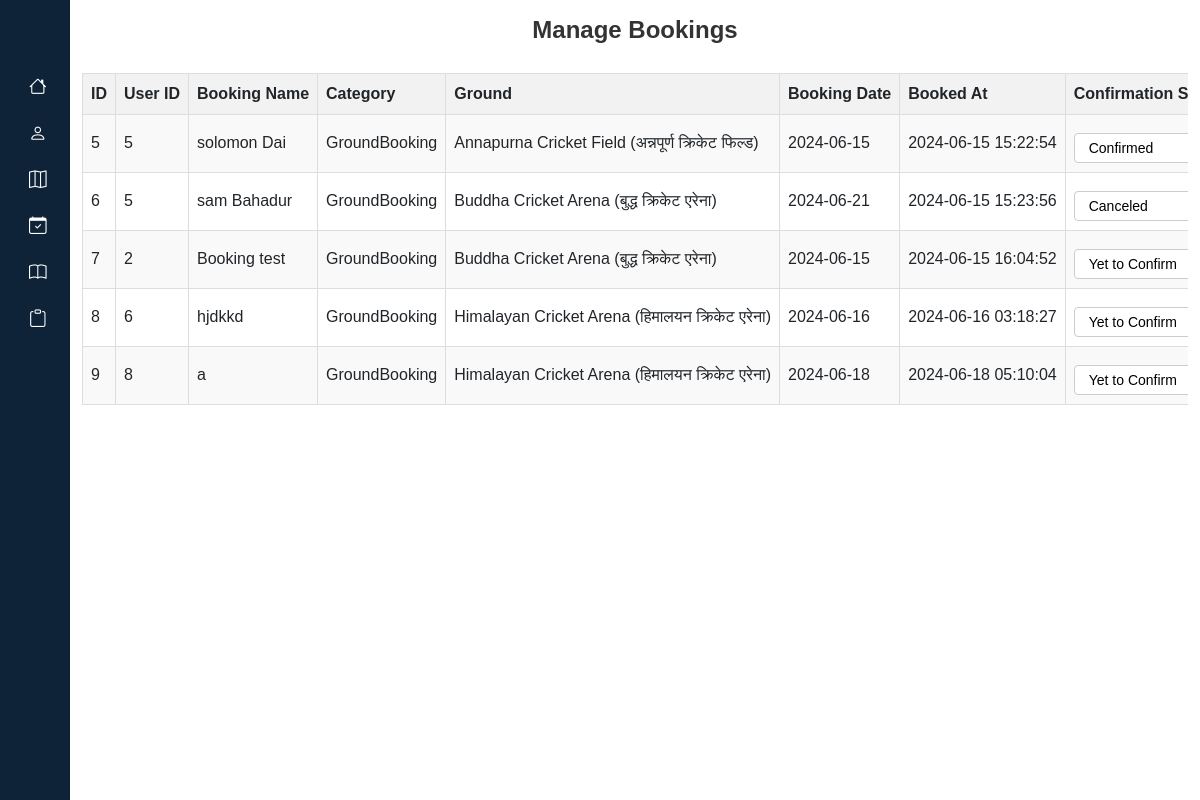
Page /Admin/BookingAdmin.php (signed in) on the committed database.
### tables this page shows
CREATE TABLE `booking` (
  `ID` int(11) NOT NULL,
  `userId` int(11) DEFAULT NULL,
  `groundName` varchar(255) DEFAULT NULL,
  `bookingDate` date NOT NULL,
  `bookingName` varchar(255) NOT NULL,
  `confirmationStatus` varchar(255) NOT NULL DEFAULT 'Yet_to_confirm',
  `bookedAt` timestamp NOT NULL DEFAULT current_timestamp(),
  `confirmedAt` timestamp NULL DEFAULT NULL,
  `category` varchar(255) DEFAULT NULL
);

### Admin/BookingAdmin.php (the view, shortened to what this page needs)
<?php
include '../dbConnect.php';
$sql = "SELECT * FROM booking";
$result = $conn->query($sql);
?>
<!DOCTYPE html>
<html lang="en">
<head>
    <link rel="stylesheet" href="../Css/Adminstyle.css">
</head>
<body>
    <?php
    @include 'NavbarAdmin.php';
    ?>
    <div class="container">
        <h1 class="text-center mt-3">Manage Bookings</h1>
        <div class="container-slide">
            <table>
                <tr>
                    <th>ID</th>
                    <th>User ID</th>
                    <th>Booking Name</th>
                    <th>Category</th>
                    <th>Ground</th>
                    <th>Booking Date</th>
                    <th>Booked At</th>
                    <th>Confirmation Status</th>
                </tr>
                <?php
                if ($result->num_rows > 0) {
                    while ($row = $result->fetch_assoc()) {
                        ?>
                        <tr>
                            <td><?= htmlspecialchars($row["ID"]); ?></td>
                            <td><?= htmlspecialchars($row["userId"]); ?></td>
                            <td><?= htmlspecialchars($row["bookingName"]); ?></td>
                            <td><?= htmlspecialchars($row["category"]); ?></td>
                            <td><?= htmlspecialchars($row["groundName"]); ?></td>
                            <td><?= htmlspecialchars($row["bookingDate"]); ?></td>
                            <td><?= htmlspecialchars($row["bookedAt"]); ?></td>
                            <td>
                                <form id="Bookingform" action="<?= $_SERVER['PHP_SELF']; ?>" method="POST">
                                    <select name="confirmationStatus">
                                        <option value="yet_to_confirm" <?= ($row["confirmationStatus"] == "yet_to_confirm") ? "selected" : ""; ?>>Yet to Confirm</option>
                                        <option value="confirmed" <?= ($row["confirmationStatus"] == "confirmed") ? "selected" : ""; ?>>Confirmed</option>
                                        <option value="canceled" <?= ($row["confirmationStatus"] == "canceled") ? "selected" : ""; ?>>Canceled</option>
                                    </select>
                                </form>
                            </td>
                        </tr>
                        <?php
                    }
                } else {
                    ?>
                    <tr>
                        <td colspan="9">No bookings found</td>
                    </tr>
                    <?php
                }
                ?>
            </table>
        </div>
    </div>
</body>
</html>

### Css/Adminstyle.css (style rules this page uses)
h1 { font-weight: 600; font-size: 1.5rem; }
body { font-family: Arial, sans-serif; }
h1 { text-align: center; color: #333; }
.container-slide { overflow-y: auto; }
table { width: 100%; margin-top: 20px; border-collapse: collapse; white-space: nowrap; }
th, td { border: 1px solid #dddddd; text-align: left; padding: 8px; }
th { background-color: #f2f2f2; }
tr:nth-child(even) { background-color: #f9f9f9; }
.container { overflow-y: auto; }
#Bookingform { display: inline; }
select, button { padding: 5px 10px; font-size: 14px; border: 1px solid #ccc; border-radius: 4px; background-color: #fff; }

### rows in the picture
booking: ID "5", userId "5", bookingName "solomon Dai", category "GroundBooking", groundName "Annapurna Cricket Field (अन्नपूर्ण क्रिकेट फिल्ड)", bookingDate "2024-06-15", bookedAt "2024-06-15 15:22:54", confirmationStatus "Confirmed"
booking: ID "6", userId "5", bookingName "sam Bahadur", category "GroundBooking", groundName "Buddha Cricket Arena (बुद्ध क्रिकेट एरेना)", bookingDate "2024-06-21", bookedAt "2024-06-15 15:23:56", confirmationStatus "Canceled"
booking: ID "7", userId "2", bookingName "Booking test", category "GroundBooking", groundName "Buddha Cricket Arena (बुद्ध क्रिकेट एरेना)", bookingDate "2024-06-15", bookedAt "2024-06-15 16:04:52"
booking: ID "8", userId "6", bookingName "hjdkkd", category "GroundBooking", groundName "Himalayan Cricket Arena (हिमालयन क्रिकेट एरेना)", bookingDate "2024-06-16", bookedAt "2024-06-16 03:18:27"
booking: ID "9", userId "8", bookingName "a", category "GroundBooking", groundName "Himalayan Cricket Arena (हिमालयन क्रिकेट एरेना)", bookingDate "2024-06-18", bookedAt "2024-06-18 05:10:04"
